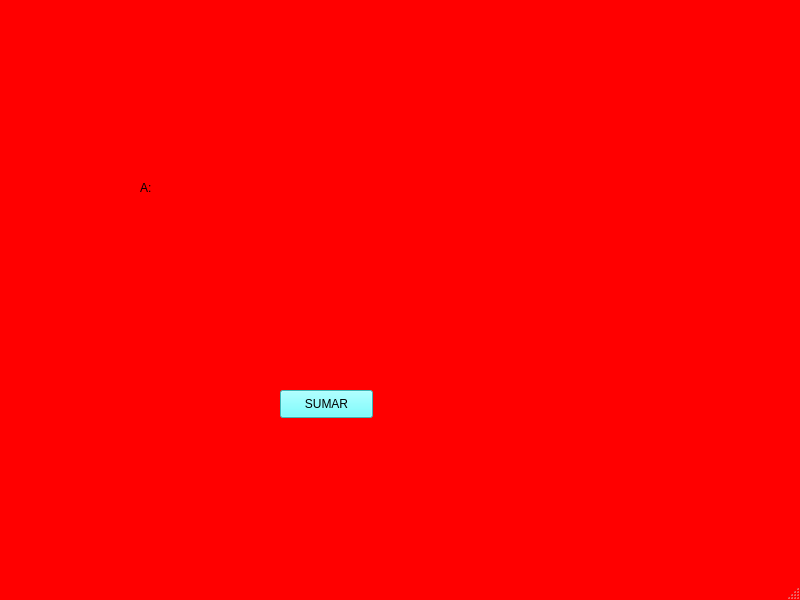
<?xml version="1.0" encoding="UTF-8"?>
<ui version="4.0">
 <class>MainWindow</class>
 <widget class="QMainWindow" name="MainWindow">
  <property name="geometry">
   <rect>
    <x>0</x>
    <y>0</y>
    <width>800</width>
    <height>600</height>
   </rect>
  </property>
  <property name="palette">
   <palette>
    <active>
     <colorrole role="WindowText">
      <brush brushstyle="SolidPattern">
       <color alpha="255">
        <red>0</red>
        <green>0</green>
        <blue>0</blue>
       </color>
      </brush>
     </colorrole>
     <colorrole role="Button">
      <brush brushstyle="SolidPattern">
       <color alpha="255">
        <red>255</red>
        <green>0</green>
        <blue>0</blue>
       </color>
      </brush>
     </colorrole>
     <colorrole role="Light">
      <brush brushstyle="SolidPattern">
       <color alpha="255">
        <red>255</red>
        <green>127</green>
        <blue>127</blue>
       </color>
      </brush>
     </colorrole>
     <colorrole role="Midlight">
      <brush brushstyle="SolidPattern">
       <color alpha="255">
        <red>255</red>
        <green>63</green>
        <blue>63</blue>
       </color>
      </brush>
     </colorrole>
     <colorrole role="Dark">
      <brush brushstyle="SolidPattern">
       <color alpha="255">
        <red>127</red>
        <green>0</green>
        <blue>0</blue>
       </color>
      </brush>
     </colorrole>
     <colorrole role="Mid">
      <brush brushstyle="SolidPattern">
       <color alpha="255">
        <red>170</red>
        <green>0</green>
        <blue>0</blue>
       </color>
      </brush>
     </colorrole>
     <colorrole role="Text">
      <brush brushstyle="SolidPattern">
       <color alpha="255">
        <red>0</red>
        <green>0</green>
        <blue>0</blue>
       </color>
      </brush>
     </colorrole>
     <colorrole role="BrightText">
      <brush brushstyle="SolidPattern">
       <color alpha="255">
        <red>255</red>
        <green>255</green>
        <blue>255</blue>
       </color>
      </brush>
     </colorrole>
     <colorrole role="ButtonText">
      <brush brushstyle="SolidPattern">
       <color alpha="255">
        <red>0</red>
        <green>0</green>
        <blue>0</blue>
       </color>
      </brush>
     </colorrole>
     <colorrole role="Base">
      <brush brushstyle="SolidPattern">
       <color alpha="255">
        <red>255</red>
        <green>255</green>
        <blue>255</blue>
       </color>
      </brush>
     </colorrole>
     <colorrole role="Window">
      <brush brushstyle="SolidPattern">
       <color alpha="255">
        <red>255</red>
        <green>0</green>
        <blue>0</blue>
       </color>
      </brush>
     </colorrole>
     <colorrole role="Shadow">
      <brush brushstyle="SolidPattern">
       <color alpha="255">
        <red>0</red>
        <green>0</green>
        <blue>0</blue>
       </color>
      </brush>
     </colorrole>
     <colorrole role="AlternateBase">
      <brush brushstyle="SolidPattern">
       <color alpha="255">
        <red>255</red>
        <green>127</green>
        <blue>127</blue>
       </color>
      </brush>
     </colorrole>
     <colorrole role="ToolTipBase">
      <brush brushstyle="SolidPattern">
       <color alpha="255">
        <red>255</red>
        <green>255</green>
        <blue>220</blue>
       </color>
      </brush>
     </colorrole>
     <colorrole role="ToolTipText">
      <brush brushstyle="SolidPattern">
       <color alpha="255">
        <red>0</red>
        <green>0</green>
        <blue>0</blue>
       </color>
      </brush>
     </colorrole>
     <colorrole role="PlaceholderText">
      <brush brushstyle="SolidPattern">
       <color alpha="128">
        <red>0</red>
        <green>0</green>
        <blue>0</blue>
       </color>
      </brush>
     </colorrole>
    </active>
    <inactive>
     <colorrole role="WindowText">
      <brush brushstyle="SolidPattern">
       <color alpha="255">
        <red>0</red>
        <green>0</green>
        <blue>0</blue>
       </color>
      </brush>
     </colorrole>
     <colorrole role="Button">
      <brush brushstyle="SolidPattern">
       <color alpha="255">
        <red>255</red>
        <green>0</green>
        <blue>0</blue>
       </color>
      </brush>
     </colorrole>
     <colorrole role="Light">
      <brush brushstyle="SolidPattern">
       <color alpha="255">
        <red>255</red>
        <green>127</green>
        <blue>127</blue>
       </color>
      </brush>
     </colorrole>
     <colorrole role="Midlight">
      <brush brushstyle="SolidPattern">
       <color alpha="255">
        <red>255</red>
        <green>63</green>
        <blue>63</blue>
       </color>
      </brush>
     </colorrole>
     <colorrole role="Dark">
      <brush brushstyle="SolidPattern">
       <color alpha="255">
        <red>127</red>
        <green>0</green>
        <blue>0</blue>
       </color>
      </brush>
     </colorrole>
     <colorrole role="Mid">
      <brush brushstyle="SolidPattern">
       <color alpha="255">
        <red>170</red>
        <green>0</green>
        <blue>0</blue>
       </color>
      </brush>
     </colorrole>
     <colorrole role="Text">
      <brush brushstyle="SolidPattern">
       <color alpha="255">
        <red>0</red>
        <green>0</green>
        <blue>0</blue>
       </color>
      </brush>
     </colorrole>
     <colorrole role="BrightText">
      <brush brushstyle="SolidPattern">
       <color alpha="255">
        <red>255</red>
        <green>255</green>
        <blue>255</blue>
       </color>
      </brush>
     </colorrole>
     <colorrole role="ButtonText">
      <brush brushstyle="SolidPattern">
       <color alpha="255">
        <red>0</red>
        <green>0</green>
        <blue>0</blue>
       </color>
      </brush>
     </colorrole>
     <colorrole role="Base">
      <brush brushstyle="SolidPattern">
       <color alpha="255">
        <red>255</red>
        <green>255</green>
        <blue>255</blue>
       </color>
      </brush>
     </colorrole>
     <colorrole role="Window">
      <brush brushstyle="SolidPattern">
       <color alpha="255">
        <red>255</red>
        <green>0</green>
        <blue>0</blue>
       </color>
      </brush>
     </colorrole>
     <colorrole role="Shadow">
      <brush brushstyle="SolidPattern">
       <color alpha="255">
        <red>0</red>
        <green>0</green>
        <blue>0</blue>
       </color>
      </brush>
     </colorrole>
     <colorrole role="AlternateBase">
      <brush brushstyle="SolidPattern">
       <color alpha="255">
        <red>255</red>
        <green>127</green>
        <blue>127</blue>
       </color>
      </brush>
     </colorrole>
     <colorrole role="ToolTipBase">
      <brush brushstyle="SolidPattern">
       <color alpha="255">
        <red>255</red>
        <green>255</green>
        <blue>220</blue>
       </color>
      </brush>
     </colorrole>
     <colorrole role="ToolTipText">
      <brush brushstyle="SolidPattern">
       <color alpha="255">
        <red>0</red>
        <green>0</green>
        <blue>0</blue>
       </color>
      </brush>
     </colorrole>
     <colorrole role="PlaceholderText">
      <brush brushstyle="SolidPattern">
       <color alpha="128">
        <red>0</red>
        <green>0</green>
        <blue>0</blue>
       </color>
      </brush>
     </colorrole>
    </inactive>
    <disabled>
     <colorrole role="WindowText">
      <brush brushstyle="SolidPattern">
       <color alpha="255">
        <red>127</red>
        <green>0</green>
        <blue>0</blue>
       </color>
      </brush>
     </colorrole>
     <colorrole role="Button">
      <brush brushstyle="SolidPattern">
       <color alpha="255">
        <red>255</red>
        <green>0</green>
        <blue>0</blue>
       </color>
      </brush>
     </colorrole>
     <colorrole role="Light">
      <brush brushstyle="SolidPattern">
       <color alpha="255">
        <red>255</red>
        <green>127</green>
        <blue>127</blue>
       </color>
      </brush>
     </colorrole>
     <colorrole role="Midlight">
      <brush brushstyle="SolidPattern">
       <color alpha="255">
        <red>255</red>
        <green>63</green>
        <blue>63</blue>
       </color>
      </brush>
     </colorrole>
     <colorrole role="Dark">
      <brush brushstyle="SolidPattern">
       <color alpha="255">
        <red>127</red>
        <green>0</green>
        <blue>0</blue>
       </color>
      </brush>
     </colorrole>
     <colorrole role="Mid">
      <brush brushstyle="SolidPattern">
       <color alpha="255">
        <red>170</red>
        <green>0</green>
        <blue>0</blue>
       </color>
      </brush>
     </colorrole>
     <colorrole role="Text">
      <brush brushstyle="SolidPattern">
       <color alpha="255">
        <red>127</red>
        <green>0</green>
        <blue>0</blue>
       </color>
      </brush>
     </colorrole>
     <colorrole role="BrightText">
      <brush brushstyle="SolidPattern">
       <color alpha="255">
        <red>255</red>
        <green>255</green>
        <blue>255</blue>
       </color>
      </brush>
     </colorrole>
     <colorrole role="ButtonText">
      <brush brushstyle="SolidPattern">
       <color alpha="255">
        <red>127</red>
        <green>0</green>
        <blue>0</blue>
       </color>
      </brush>
     </colorrole>
     <colorrole role="Base">
      <brush brushstyle="SolidPattern">
       <color alpha="255">
        <red>255</red>
        <green>0</green>
        <blue>0</blue>
       </color>
      </brush>
     </colorrole>
     <colorrole role="Window">
      <brush brushstyle="SolidPattern">
       <color alpha="255">
        <red>255</red>
        <green>0</green>
        <blue>0</blue>
       </color>
      </brush>
     </colorrole>
     <colorrole role="Shadow">
      <brush brushstyle="SolidPattern">
       <color alpha="255">
        <red>0</red>
        <green>0</green>
        <blue>0</blue>
       </color>
      </brush>
     </colorrole>
     <colorrole role="AlternateBase">
      <brush brushstyle="SolidPattern">
       <color alpha="255">
        <red>255</red>
        <green>0</green>
        <blue>0</blue>
       </color>
      </brush>
     </colorrole>
     <colorrole role="ToolTipBase">
      <brush brushstyle="SolidPattern">
       <color alpha="255">
        <red>255</red>
        <green>255</green>
        <blue>220</blue>
       </color>
      </brush>
     </colorrole>
     <colorrole role="ToolTipText">
      <brush brushstyle="SolidPattern">
       <color alpha="255">
        <red>0</red>
        <green>0</green>
        <blue>0</blue>
       </color>
      </brush>
     </colorrole>
     <colorrole role="PlaceholderText">
      <brush brushstyle="SolidPattern">
       <color alpha="128">
        <red>0</red>
        <green>0</green>
        <blue>0</blue>
       </color>
      </brush>
     </colorrole>
    </disabled>
   </palette>
  </property>
  <property name="windowTitle">
   <string>MainWindow</string>
  </property>
  <widget class="QWidget" name="centralwidget">
   <widget class="QPushButton" name="SUMAR">
    <property name="geometry">
     <rect>
      <x>280</x>
      <y>390</y>
      <width>93</width>
      <height>28</height>
     </rect>
    </property>
    <property name="palette">
     <palette>
      <active>
       <colorrole role="WindowText">
        <brush brushstyle="SolidPattern">
         <color alpha="255">
          <red>0</red>
          <green>0</green>
          <blue>0</blue>
         </color>
        </brush>
       </colorrole>
       <colorrole role="Button">
        <brush brushstyle="SolidPattern">
         <color alpha="255">
          <red>85</red>
          <green>255</green>
          <blue>255</blue>
         </color>
        </brush>
       </colorrole>
       <colorrole role="Light">
        <brush brushstyle="SolidPattern">
         <color alpha="255">
          <red>212</red>
          <green>255</green>
          <blue>255</blue>
         </color>
        </brush>
       </colorrole>
       <colorrole role="Midlight">
        <brush brushstyle="SolidPattern">
         <color alpha="255">
          <red>148</red>
          <green>255</green>
          <blue>255</blue>
         </color>
        </brush>
       </colorrole>
       <colorrole role="Dark">
        <brush brushstyle="SolidPattern">
         <color alpha="255">
          <red>42</red>
          <green>127</green>
          <blue>127</blue>
         </color>
        </brush>
       </colorrole>
       <colorrole role="Mid">
        <brush brushstyle="SolidPattern">
         <color alpha="255">
          <red>57</red>
          <green>170</green>
          <blue>170</blue>
         </color>
        </brush>
       </colorrole>
       <colorrole role="Text">
        <brush brushstyle="SolidPattern">
         <color alpha="255">
          <red>0</red>
          <green>0</green>
          <blue>0</blue>
         </color>
        </brush>
       </colorrole>
       <colorrole role="BrightText">
        <brush brushstyle="SolidPattern">
         <color alpha="255">
          <red>255</red>
          <green>255</green>
          <blue>255</blue>
         </color>
        </brush>
       </colorrole>
       <colorrole role="ButtonText">
        <brush brushstyle="SolidPattern">
         <color alpha="255">
          <red>0</red>
          <green>0</green>
          <blue>0</blue>
         </color>
        </brush>
       </colorrole>
       <colorrole role="Base">
        <brush brushstyle="SolidPattern">
         <color alpha="255">
          <red>255</red>
          <green>255</green>
          <blue>255</blue>
         </color>
        </brush>
       </colorrole>
       <colorrole role="Window">
        <brush brushstyle="SolidPattern">
         <color alpha="255">
          <red>85</red>
          <green>255</green>
          <blue>255</blue>
         </color>
        </brush>
       </colorrole>
       <colorrole role="Shadow">
        <brush brushstyle="SolidPattern">
         <color alpha="255">
          <red>0</red>
          <green>0</green>
          <blue>0</blue>
         </color>
        </brush>
       </colorrole>
       <colorrole role="AlternateBase">
        <brush brushstyle="SolidPattern">
         <color alpha="255">
          <red>170</red>
          <green>255</green>
          <blue>255</blue>
         </color>
        </brush>
       </colorrole>
       <colorrole role="ToolTipBase">
        <brush brushstyle="SolidPattern">
         <color alpha="255">
          <red>255</red>
          <green>255</green>
          <blue>220</blue>
         </color>
        </brush>
       </colorrole>
       <colorrole role="ToolTipText">
        <brush brushstyle="SolidPattern">
         <color alpha="255">
          <red>0</red>
          <green>0</green>
          <blue>0</blue>
         </color>
        </brush>
       </colorrole>
       <colorrole role="PlaceholderText">
        <brush brushstyle="SolidPattern">
         <color alpha="128">
          <red>0</red>
          <green>0</green>
          <blue>0</blue>
         </color>
        </brush>
       </colorrole>
      </active>
      <inactive>
       <colorrole role="WindowText">
        <brush brushstyle="SolidPattern">
         <color alpha="255">
          <red>0</red>
          <green>0</green>
          <blue>0</blue>
         </color>
        </brush>
       </colorrole>
       <colorrole role="Button">
        <brush brushstyle="SolidPattern">
         <color alpha="255">
          <red>85</red>
          <green>255</green>
          <blue>255</blue>
         </color>
        </brush>
       </colorrole>
       <colorrole role="Light">
        <brush brushstyle="SolidPattern">
         <color alpha="255">
          <red>212</red>
          <green>255</green>
          <blue>255</blue>
         </color>
        </brush>
       </colorrole>
       <colorrole role="Midlight">
        <brush brushstyle="SolidPattern">
         <color alpha="255">
          <red>148</red>
          <green>255</green>
          <blue>255</blue>
         </color>
        </brush>
       </colorrole>
       <colorrole role="Dark">
        <brush brushstyle="SolidPattern">
         <color alpha="255">
          <red>42</red>
          <green>127</green>
          <blue>127</blue>
         </color>
        </brush>
       </colorrole>
       <colorrole role="Mid">
        <brush brushstyle="SolidPattern">
         <color alpha="255">
          <red>57</red>
          <green>170</green>
          <blue>170</blue>
         </color>
        </brush>
       </colorrole>
       <colorrole role="Text">
        <brush brushstyle="SolidPattern">
         <color alpha="255">
          <red>0</red>
          <green>0</green>
          <blue>0</blue>
         </color>
        </brush>
       </colorrole>
       <colorrole role="BrightText">
        <brush brushstyle="SolidPattern">
         <color alpha="255">
          <red>255</red>
          <green>255</green>
          <blue>255</blue>
         </color>
        </brush>
       </colorrole>
       <colorrole role="ButtonText">
        <brush brushstyle="SolidPattern">
         <color alpha="255">
          <red>0</red>
          <green>0</green>
          <blue>0</blue>
         </color>
        </brush>
       </colorrole>
       <colorrole role="Base">
        <brush brushstyle="SolidPattern">
         <color alpha="255">
          <red>255</red>
          <green>255</green>
          <blue>255</blue>
         </color>
        </brush>
       </colorrole>
       <colorrole role="Window">
        <brush brushstyle="SolidPattern">
         <color alpha="255">
          <red>85</red>
          <green>255</green>
          <blue>255</blue>
         </color>
        </brush>
       </colorrole>
       <colorrole role="Shadow">
        <brush brushstyle="SolidPattern">
         <color alpha="255">
          <red>0</red>
          <green>0</green>
          <blue>0</blue>
         </color>
        </brush>
       </colorrole>
       <colorrole role="AlternateBase">
        <brush brushstyle="SolidPattern">
         <color alpha="255">
          <red>170</red>
          <green>255</green>
          <blue>255</blue>
         </color>
        </brush>
       </colorrole>
       <colorrole role="ToolTipBase">
        <brush brushstyle="SolidPattern">
         <color alpha="255">
          <red>255</red>
          <green>255</green>
          <blue>220</blue>
         </color>
        </brush>
       </colorrole>
       <colorrole role="ToolTipText">
        <brush brushstyle="SolidPattern">
         <color alpha="255">
          <red>0</red>
          <green>0</green>
          <blue>0</blue>
         </color>
        </brush>
       </colorrole>
       <colorrole role="PlaceholderText">
        <brush brushstyle="SolidPattern">
         <color alpha="128">
          <red>0</red>
          <green>0</green>
          <blue>0</blue>
         </color>
        </brush>
       </colorrole>
      </inactive>
      <disabled>
       <colorrole role="WindowText">
        <brush brushstyle="SolidPattern">
         <color alpha="255">
          <red>42</red>
          <green>127</green>
          <blue>127</blue>
         </color>
        </brush>
       </colorrole>
       <colorrole role="Button">
        <brush brushstyle="SolidPattern">
         <color alpha="255">
          <red>85</red>
          <green>255</green>
          <blue>255</blue>
         </color>
        </brush>
       </colorrole>
       <colorrole role="Light">
        <brush brushstyle="SolidPattern">
         <color alpha="255">
          <red>212</red>
          <green>255</green>
          <blue>255</blue>
         </color>
        </brush>
       </colorrole>
       <colorrole role="Midlight">
        <brush brushstyle="SolidPattern">
         <color alpha="255">
          <red>148</red>
          <green>255</green>
          <blue>255</blue>
         </color>
        </brush>
       </colorrole>
       <colorrole role="Dark">
        <brush brushstyle="SolidPattern">
         <color alpha="255">
          <red>42</red>
          <green>127</green>
          <blue>127</blue>
         </color>
        </brush>
       </colorrole>
       <colorrole role="Mid">
        <brush brushstyle="SolidPattern">
         <color alpha="255">
          <red>57</red>
          <green>170</green>
          <blue>170</blue>
         </color>
        </brush>
       </colorrole>
       <colorrole role="Text">
        <brush brushstyle="SolidPattern">
         <color alpha="255">
          <red>42</red>
          <green>127</green>
          <blue>127</blue>
         </color>
        </brush>
       </colorrole>
       <colorrole role="BrightText">
        <brush brushstyle="SolidPattern">
         <color alpha="255">
          <red>255</red>
          <green>255</green>
          <blue>255</blue>
         </color>
        </brush>
       </colorrole>
       <colorrole role="ButtonText">
        <brush brushstyle="SolidPattern">
         <color alpha="255">
          <red>42</red>
          <green>127</green>
          <blue>127</blue>
         </color>
        </brush>
       </colorrole>
       <colorrole role="Base">
        <brush brushstyle="SolidPattern">
         <color alpha="255">
          <red>85</red>
          <green>255</green>
          <blue>255</blue>
         </color>
        </brush>
       </colorrole>
       <colorrole role="Window">
        <brush brushstyle="SolidPattern">
         <color alpha="255">
          <red>85</red>
          <green>255</green>
          <blue>255</blue>
         </color>
        </brush>
       </colorrole>
       <colorrole role="Shadow">
        <brush brushstyle="SolidPattern">
         <color alpha="255">
          <red>0</red>
          <green>0</green>
          <blue>0</blue>
         </color>
        </brush>
       </colorrole>
       <colorrole role="AlternateBase">
        <brush brushstyle="SolidPattern">
         <color alpha="255">
          <red>85</red>
          <green>255</green>
          <blue>255</blue>
         </color>
        </brush>
       </colorrole>
       <colorrole role="ToolTipBase">
        <brush brushstyle="SolidPattern">
         <color alpha="255">
          <red>255</red>
          <green>255</green>
          <blue>220</blue>
         </color>
        </brush>
       </colorrole>
       <colorrole role="ToolTipText">
        <brush brushstyle="SolidPattern">
         <color alpha="255">
          <red>0</red>
          <green>0</green>
          <blue>0</blue>
         </color>
        </brush>
       </colorrole>
       <colorrole role="PlaceholderText">
        <brush brushstyle="SolidPattern">
         <color alpha="128">
          <red>0</red>
          <green>0</green>
          <blue>0</blue>
         </color>
        </brush>
       </colorrole>
      </disabled>
     </palette>
    </property>
    <property name="text">
     <string>SUMAR</string>
    </property>
   </widget>
   <widget class="QLabel" name="label">
    <property name="geometry">
     <rect>
      <x>140</x>
      <y>180</y>
      <width>55</width>
      <height>16</height>
     </rect>
    </property>
    <property name="text">
     <string>A:</string>
    </property>
   </widget>
  </widget>
  <widget class="QMenuBar" name="menubar">
   <property name="geometry">
    <rect>
     <x>0</x>
     <y>0</y>
     <width>800</width>
     <height>26</height>
    </rect>
   </property>
  </widget>
  <widget class="QStatusBar" name="statusbar"/>
 </widget>
 <resources/>
 <connections/>
</ui>
